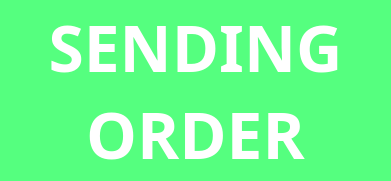
<?xml version="1.0" encoding="UTF-8"?>
<ui version="4.0">
 <class>Form</class>
 <widget class="QWidget" name="Form">
  <property name="geometry">
   <rect>
    <x>0</x>
    <y>0</y>
    <width>391</width>
    <height>181</height>
   </rect>
  </property>
  <property name="sizePolicy">
   <sizepolicy hsizetype="Fixed" vsizetype="Fixed">
    <horstretch>0</horstretch>
    <verstretch>0</verstretch>
   </sizepolicy>
  </property>
  <property name="minimumSize">
   <size>
    <width>391</width>
    <height>181</height>
   </size>
  </property>
  <property name="windowTitle">
   <string>Form</string>
  </property>
  <property name="styleSheet">
   <string notr="true"/>
  </property>
  <widget class="QLabel" name="Logo">
   <property name="geometry">
    <rect>
     <x>0</x>
     <y>0</y>
     <width>391</width>
     <height>181</height>
    </rect>
   </property>
   <property name="sizePolicy">
    <sizepolicy hsizetype="Fixed" vsizetype="Preferred">
     <horstretch>0</horstretch>
     <verstretch>0</verstretch>
    </sizepolicy>
   </property>
   <property name="palette">
    <palette>
     <active>
      <colorrole role="WindowText">
       <brush brushstyle="SolidPattern">
        <color alpha="255">
         <red>255</red>
         <green>255</green>
         <blue>255</blue>
        </color>
       </brush>
      </colorrole>
      <colorrole role="Button">
       <brush brushstyle="SolidPattern">
        <color alpha="255">
         <red>85</red>
         <green>255</green>
         <blue>127</blue>
        </color>
       </brush>
      </colorrole>
      <colorrole role="Text">
       <brush brushstyle="SolidPattern">
        <color alpha="255">
         <red>255</red>
         <green>255</green>
         <blue>255</blue>
        </color>
       </brush>
      </colorrole>
      <colorrole role="ButtonText">
       <brush brushstyle="SolidPattern">
        <color alpha="255">
         <red>255</red>
         <green>255</green>
         <blue>255</blue>
        </color>
       </brush>
      </colorrole>
      <colorrole role="Base">
       <brush brushstyle="SolidPattern">
        <color alpha="255">
         <red>85</red>
         <green>255</green>
         <blue>127</blue>
        </color>
       </brush>
      </colorrole>
      <colorrole role="Window">
       <brush brushstyle="SolidPattern">
        <color alpha="255">
         <red>85</red>
         <green>255</green>
         <blue>127</blue>
        </color>
       </brush>
      </colorrole>
     </active>
     <inactive>
      <colorrole role="WindowText">
       <brush brushstyle="SolidPattern">
        <color alpha="255">
         <red>255</red>
         <green>255</green>
         <blue>255</blue>
        </color>
       </brush>
      </colorrole>
      <colorrole role="Button">
       <brush brushstyle="SolidPattern">
        <color alpha="255">
         <red>85</red>
         <green>255</green>
         <blue>127</blue>
        </color>
       </brush>
      </colorrole>
      <colorrole role="Text">
       <brush brushstyle="SolidPattern">
        <color alpha="255">
         <red>255</red>
         <green>255</green>
         <blue>255</blue>
        </color>
       </brush>
      </colorrole>
      <colorrole role="ButtonText">
       <brush brushstyle="SolidPattern">
        <color alpha="255">
         <red>255</red>
         <green>255</green>
         <blue>255</blue>
        </color>
       </brush>
      </colorrole>
      <colorrole role="Base">
       <brush brushstyle="SolidPattern">
        <color alpha="255">
         <red>85</red>
         <green>255</green>
         <blue>127</blue>
        </color>
       </brush>
      </colorrole>
      <colorrole role="Window">
       <brush brushstyle="SolidPattern">
        <color alpha="255">
         <red>85</red>
         <green>255</green>
         <blue>127</blue>
        </color>
       </brush>
      </colorrole>
     </inactive>
     <disabled>
      <colorrole role="WindowText">
       <brush brushstyle="SolidPattern">
        <color alpha="255">
         <red>255</red>
         <green>255</green>
         <blue>255</blue>
        </color>
       </brush>
      </colorrole>
      <colorrole role="Button">
       <brush brushstyle="SolidPattern">
        <color alpha="255">
         <red>85</red>
         <green>255</green>
         <blue>127</blue>
        </color>
       </brush>
      </colorrole>
      <colorrole role="Text">
       <brush brushstyle="SolidPattern">
        <color alpha="255">
         <red>255</red>
         <green>255</green>
         <blue>255</blue>
        </color>
       </brush>
      </colorrole>
      <colorrole role="ButtonText">
       <brush brushstyle="SolidPattern">
        <color alpha="255">
         <red>255</red>
         <green>255</green>
         <blue>255</blue>
        </color>
       </brush>
      </colorrole>
      <colorrole role="Base">
       <brush brushstyle="SolidPattern">
        <color alpha="255">
         <red>85</red>
         <green>255</green>
         <blue>127</blue>
        </color>
       </brush>
      </colorrole>
      <colorrole role="Window">
       <brush brushstyle="SolidPattern">
        <color alpha="255">
         <red>85</red>
         <green>255</green>
         <blue>127</blue>
        </color>
       </brush>
      </colorrole>
     </disabled>
    </palette>
   </property>
   <property name="font">
    <font>
     <family>Myriad Pro Cond</family>
     <pointsize>48</pointsize>
     <weight>75</weight>
     <italic>false</italic>
     <bold>true</bold>
     <underline>false</underline>
     <strikeout>false</strikeout>
     <stylestrategy>PreferAntialias</stylestrategy>
    </font>
   </property>
   <property name="toolTip">
    <string/>
   </property>
   <property name="styleSheet">
    <string notr="true">background-color: rgb(85, 255, 127);
color: rgb(255,255, 255);</string>
   </property>
   <property name="frameShape">
    <enum>QFrame::NoFrame</enum>
   </property>
   <property name="frameShadow">
    <enum>QFrame::Sunken</enum>
   </property>
   <property name="text">
    <string>SENDING
ORDER</string>
   </property>
   <property name="scaledContents">
    <bool>false</bool>
   </property>
   <property name="alignment">
    <set>Qt::AlignCenter</set>
   </property>
  </widget>
 </widget>
 <resources>
  <include location="resourse.qrc"/>
 </resources>
 <connections/>
</ui>
